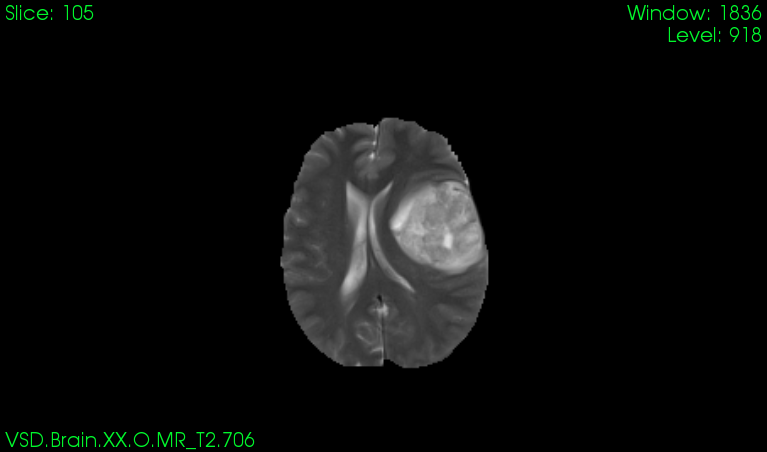
%> input picture Assignment 2ya/Assignment 2/Img1.png, 767 x 452 px
$ octave main.m   (GNU Octave 9; MATLAB toolbox functions it lacks are replaced by stand-ins)
%> lines starting %> are read from the running program, lines starting %| are printed output that depends on the picture
### Assignment 2ya/Assignment 2/crop.m
function done =crop(img)


dim=size(img);
width= dim(2)-50;
length=dim(1)-100;

done=imcrop(img,[50 50 width length]);
done=rgb2gray(done);

### Assignment 2ya/Assignment 2/main.m
im1=crop(imread('Img1.png'));
%> in crop, `done=imcrop(img,[50 50 width length]);`:
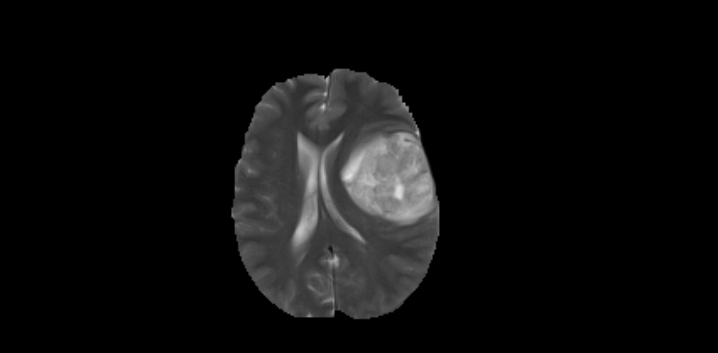
%> done: size 353x718x3 uint8; min 0, max 226, mean 14
im2=crop(imread('Img2.png'));
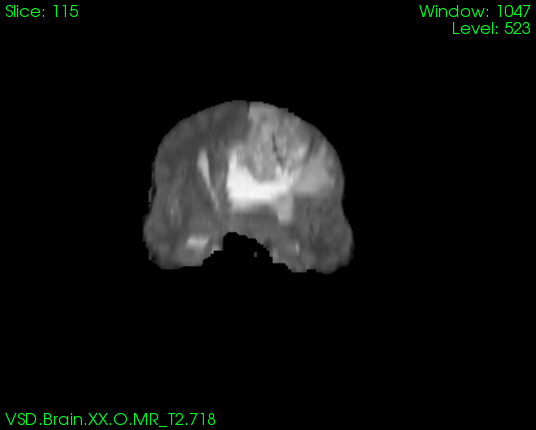
%> input picture Assignment 2ya/Assignment 2/Img2.png, 536 x 430 px
im3=crop(imread('Img3.png'));
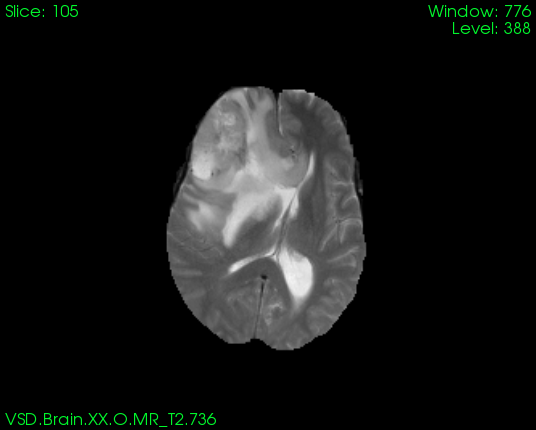
%> input picture Assignment 2ya/Assignment 2/Img3.png, 536 x 430 px
im4=crop(imread('Img4.png'));
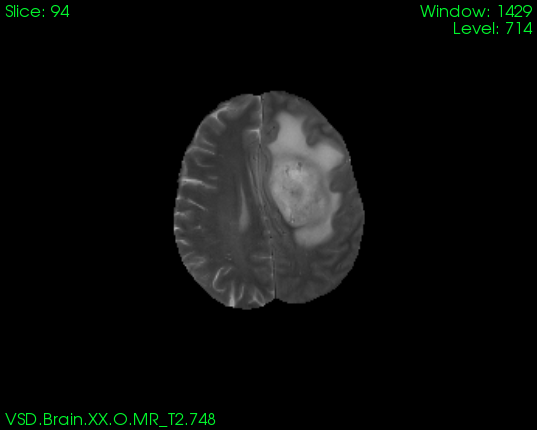
%> input picture Assignment 2ya/Assignment 2/Img4.png, 537 x 430 px
im5=crop(imread('Img5.png'));
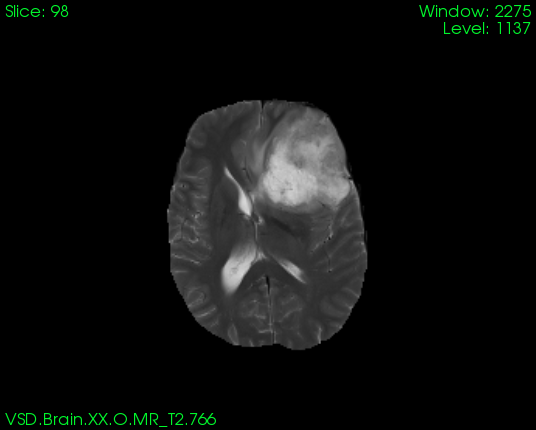
%> input picture Assignment 2ya/Assignment 2/Img5.png, 536 x 430 px
im6=crop(imread('Img6.png'));
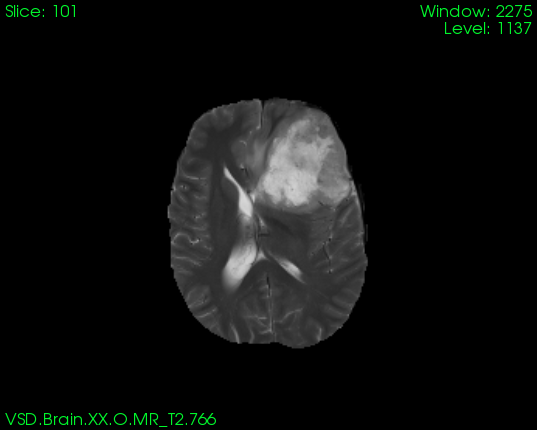
%> input picture Assignment 2ya/Assignment 2/Img6.png, 537 x 430 px
%> in crop (call 6), `done=imcrop(img,[50 50 width length]);`:
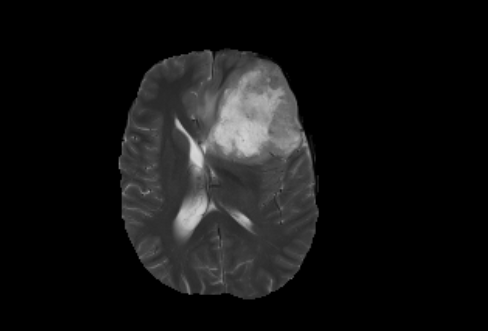
%> done: size 331x488x3 uint8; min 0, max 215, mean 19.5
%> (the run ends here)
